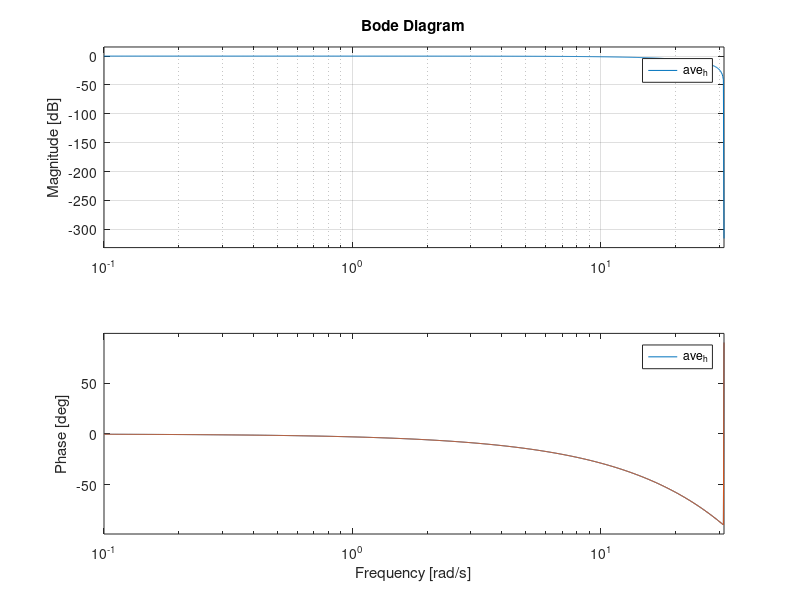
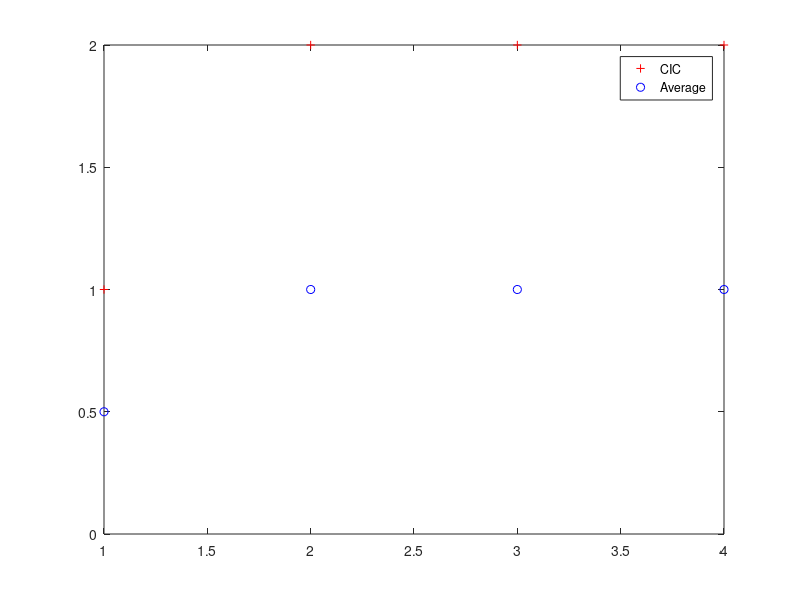
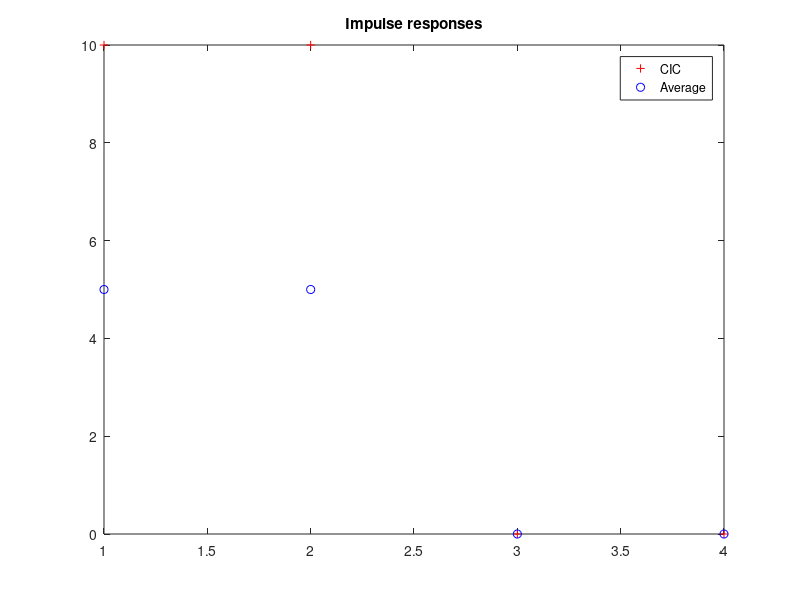

MATLAB code for these plots, in order:
%%parameters
clear;

D = 2 ;

% CIC filter
cic_num = zeros(1,D+1);
cic_num(1) = 1;
cic_num(D+1) = -1;

cic_den = [1 -1];

cic_h = filt(cic_num,cic_den,0.1)
[cic_imp_y,cic_imp_t] = impulse(cic_h);

% recursive average filter
ave_num = zeros(1,D+1);
ave_num(1) = 1;
ave_num(D+1) = -1;
ave_den = D*[1 -1];

ave_h = filt(ave_num,ave_den,0.1)
[ave_imp_y,ave_imp_t] = impulse(ave_h);

% plot
figure(1)
%subplot (2,1,1)
bode(cic_h); grid;
hold on
%subplot (2,1,2)
%figure(10)
bode(ave_h); grid;
hold off

figure(2)
plot(step(cic_h),'r+')
hold on 
plot(step(ave_h),'bo')
legend('CIC','Average')
hold off

figure(3)
plot(cic_imp_y, 'r+')
hold on
plot(ave_imp_y, 'bo')
legend('CIC','Average')
hold off
title('Impulse responses')
